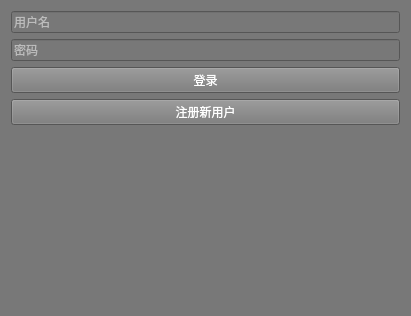
<?xml version="1.0" encoding="UTF-8"?>
<ui version="4.0">
 <class>LoginWindow</class>
 <widget class="QWidget" name="LoginWindow">
  <property name="geometry">
   <rect>
    <x>0</x>
    <y>0</y>
    <width>411</width>
    <height>316</height>
   </rect>
  </property>
  <property name="styleSheet">
   <string notr="true">background-color: rgb(120, 120, 120); color: white;</string>
  </property>
  <layout class="QVBoxLayout" name="verticalLayout_3" stretch="9,2">
   <item>
    <layout class="QVBoxLayout" name="verticalLayout_2" stretch="0,0,0,0">
     <item>
      <widget class="QLineEdit" name="usernameInput">
       <property name="placeholderText">
        <string>用户名</string>
       </property>
      </widget>
     </item>
     <item>
      <widget class="QLineEdit" name="passwordInput">
       <property name="echoMode">
        <enum>QLineEdit::Password</enum>
       </property>
       <property name="placeholderText">
        <string>密码</string>
       </property>
      </widget>
     </item>
     <item>
      <widget class="QPushButton" name="loginButton">
       <property name="text">
        <string>登录</string>
       </property>
      </widget>
     </item>
     <item>
      <widget class="QPushButton" name="registerButton">
       <property name="text">
        <string>注册新用户</string>
       </property>
      </widget>
     </item>
    </layout>
   </item>
   <item>
    <layout class="QVBoxLayout" name="verticalLayout">
     <item>
      <widget class="QLabel" name="statusLabel">
       <property name="text">
        <string/>
       </property>
       <property name="alignment">
        <set>Qt::AlignCenter</set>
       </property>
      </widget>
     </item>
    </layout>
   </item>
  </layout>
 </widget>
 <resources/>
 <connections/>
</ui>
